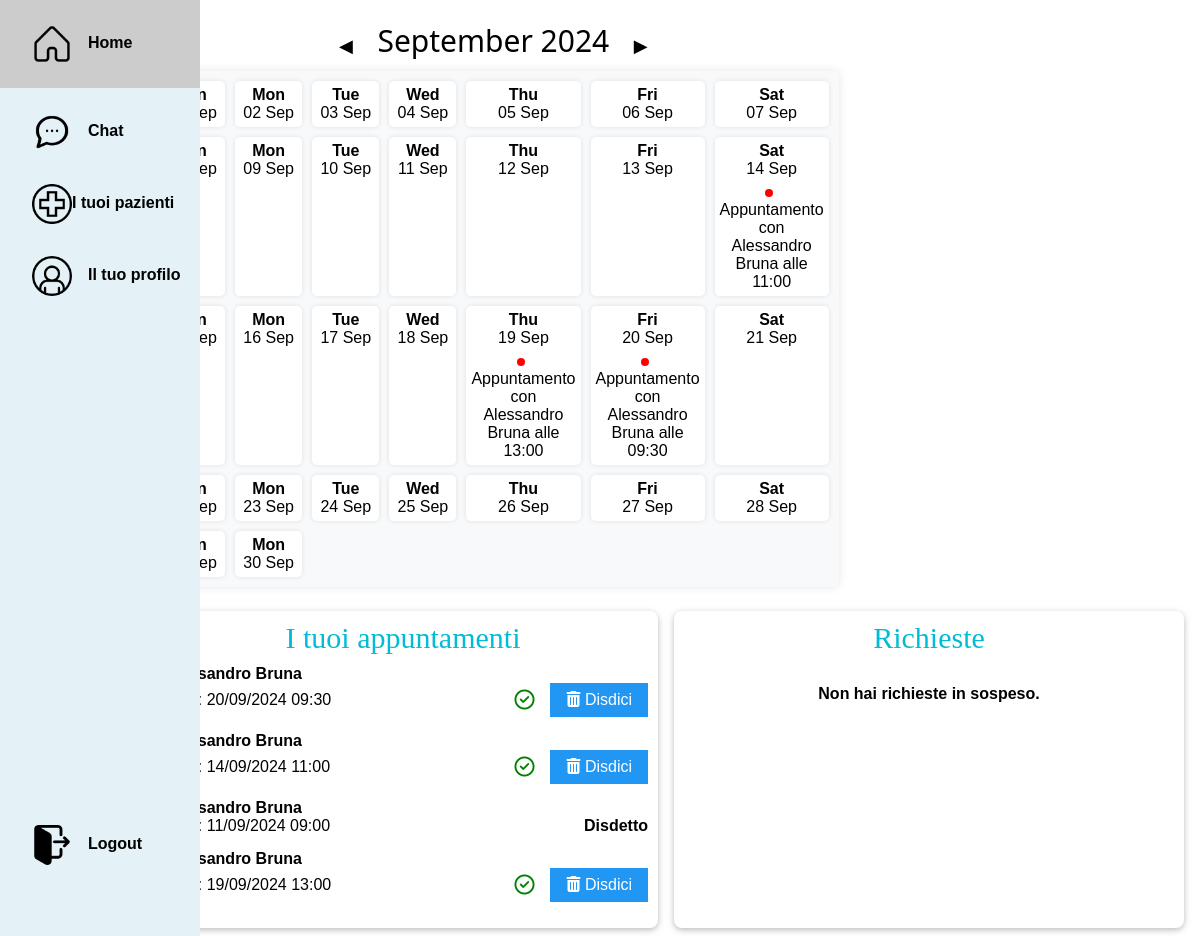
Page /home/ (signed in) on the committed database.
### myapp/models.py (models this page shows, shortened)
class Appuntamento(models.Model):
    Dottore = models.ForeignKey(Utente, related_name='dott_app', null=True, on_delete=models.CASCADE)
    Paziente = models.ForeignKey(Utente, related_name='paz_app', null=True, on_delete=models.CASCADE)
    stato=models.IntegerField(default=0)
    data_ora=models.DateTimeField()

class Utente(AbstractUser):
    cf = models.CharField(max_length=16, blank=True)
    nome = models.CharField(max_length=30, blank=True)
    cognome = models.CharField(max_length=30, blank=True)
    provincia = models.CharField(max_length=2, blank=True)
    telefono = models.CharField(max_length=10)
    email = models.EmailField(max_length=100, blank=True)
    genere = models.CharField(max_length=1, choices=[('M', 'Maschio'), ('F', 'Femmina')])
    data_nascita = models.DateField()
    foto_profilo = models.ImageField(upload_to='images/', default='images/default.jpg')
    tipo_utente = models.BooleanField(default=False)  # tipo = 1 => dottore, tipo = 0 => paziente
    objects = CustomUserManager()

### myapp/views.py (the view, shortened to what this page needs)
# urls.py: 2. Add a URL to urlpatterns:  path('', views.home, name='home')
@login_required(login_url='login/')
def home(request):
    context = graph_data(request, request.user.id)
    calendario_context = calendario(request)
    context.update(calendario_context)
    user = request.user
    context['user'] = user
    today = timezone.now()
    if user.tipo_utente:  # Se l'utente è un dottore
        cura = Cura.objects.filter(idDottore=user.id, statoRichiesta=2)
        pending = Utente.objects.filter(id__in=cura.values_list("idPaziente", flat=True))
        context['reqPending'] = [{'utente': utente, 'cura_id': cura_obj.id} for utente, cura_obj in zip(pending, cura)]
        appuntamenti = Appuntamento.objects.filter(Dottore=user.id, data_ora__gte=today).select_related('Paziente')
        pazienti = Utente.objects.filter(id__in=appuntamenti.values_list("Paziente_id", flat=True))
        appointments_by_patient = defaultdict(list)
        for appuntamento in appuntamenti:
            appointments_by_patient[appuntamento.Paziente_id].append(appuntamento)
        appointmentRequests = [{'utente': paziente, 'appuntamenti': appointments_by_patient[paziente.id]} for paziente in pazienti]
        context['appointmentRequests'] = appointmentRequests
    return render(request, 'home.html', context)

### myapp/views.py (called while the page is built)
@login_required(login_url='login/')
def graph_data(request, idUtente):
    if request.user.tipo_utente is True:
        pesi = Pesata.objects.filter(idPaziente=idUtente, idDottore=request.user).order_by('DataInserimentoPeso')
    else:
        pesi = Pesata.objects.filter(idPaziente=idUtente).order_by('DataInserimentoPeso')
    date_pesi = [peso.DataInserimentoPeso.strftime('%Y-%m-%d') for peso in pesi]
    valori_pesi = [peso.Peso for peso in pesi]
    context = {
        'date_pesi': json.dumps(date_pesi),
        'valori_pesi': json.dumps(valori_pesi),
    }
    return context

### myapp/templates/home.html (shortened to what this page needs)
{% extends 'base.html' %}
{% load static %}
{% load tailwind_filters %}
{% block content %}
<link rel="stylesheet" href="{% static 'css/appointment.css' %}">
<div class="flex-container w3-margin-left w3-margin-right">
   <div class="w3-center w3-round-large w3-white w3-twothird">
      <div style="text-align: center; margin-bottom: 10px;">
         <a href="?month={{ month_offset|add:" -1" }}"
            style="display: inline; text-decoration: none; color: black; font-size: 18px; margin-right: 20px;">&#9664;</a>
         <h2 style="display: inline; margin: 0;">{{ first_day_of_month|date:"F Y" }}</h2>
         <a href="?month={{ month_offset|add:" 1" }}"
            style="display: inline; text-decoration: none; color: black; font-size: 18px; margin-left: 20px;">&#9654;</a>
      </div>
      <div id="mini-calendar"
         style="display: grid; grid-template-columns: repeat(7, 1fr); gap: 10px; padding: 10px; background-color: #f8f9fa; border-radius: 5px; box-shadow: 0 0 10px rgba(0,0,0,0.1);">
         {% for day in days_range %}
         <div style="text-align: center; padding: 5px; background-color: #fff; border-radius: 5px; box-shadow: 0 0 5px rgba(0,0,0,0.1);">
            <strong>{{ day|date:"D" }}</strong><br>
            {{ day|date:"d M" }}
            <div>
               {% for app in appuntamenti_calendario %}
               {% if app.data_ora.date == day %}
               {% if user.tipo_utente is False %}
               <span class="dot"></span> Appuntamento con {{ app.Dottore.nome }} {{ app.Dottore.cognome }} alle
               {{ app.data_ora|date:"H:i" }}
               {% elif user.tipo_utente is True %}
               <div class="w3-text-black w3-strong" style=" margin-top: 5px;">
                  <span class="dot"></span> Appuntamento con {{ app.Paziente.nome }} {{ app.Paziente.cognome }} alle
               {{ app.data_ora|date:"H:i" }}
               </div>
               {% endif %}
               {% endif %}
               {% endfor %}
            </div>
         </div>
         {% endfor %}
      </div>
   </div>
</div>
<div class="flex-container w3-padding w3-margin-top">
   <div class="flex-item w3-half w3-card-2 w3-round-large w3-margin-right">
      <h2 class="w3-text-cyan w3-cursive w3-center">I tuoi appuntamenti</h2>
      {% if user.tipo_utente is True %}
      <div class="scrollable-container">
         {% for appointment in appointmentRequests %}
         <div class="appointment-item w3-margin-left w3-margin-bottom">
            {% for appuntamento in appointment.appuntamenti %}
            <div class="appointment-details">
               <strong>{{ appointment.utente.nome }} {{ appointment.utente.cognome }}</strong>
               <div class="appointment-entry">
                  <span class="appointment-info">
                     Data: {{ appuntamento.data_ora|date:"d/m/Y H:i" }}
                  </span>
                  {% if appuntamento.stato == 0 %}
                  <div class="button-container">
                     <a href="{% url 'accetta_appuntamento' appuntamento.id %}" class="w3-button w3-blue">Approva</a>
                     <a href="{% url 'rifiuta_appuntamento' appuntamento.id %}" class="w3-button w3-red">Rifiuta</a>
                  </div>
                  {% elif appuntamento.stato == 1 %}
                  <i class='far fa-check-circle' style='font-size:20px;color:green;' aria-hidden="true"></i>
                  {% with date=appuntamento.data_ora|date:"d/m/Y" time=appuntamento.data_ora|time:"H:i" %}
                  <a href="{% url 'elimina_appuntamento' appuntamento.id %}" class="w3-button w3-blue w3-margin-left"
                     onclick="return confirm('Sei sicuro di voler disdire l\'appuntamento con {{ appointment.utente.nome }} {{ appointment.utente.cognome }} il {{ date }} alle {{ time }}?');">
                     <i class="fas fa-trash-alt" aria-hidden="true"></i> Disdici
                  </a>
                  {% endwith %}
                  {% elif appuntamento.stato == -1 %}
                  <span class="status">Disdetto</span>
                  {% endif %}
               </div>
            </div>
            {% endfor %}
         </div>
         {%empty%}
         <p class="w3-center w3-text-black w3-margin-bottom"><strong>Non hai ancora appuntamenti.</strong></p>
         {% endfor %}
      </div>
      {% endif %}
   </div>
   <div class="flex-item w3-half w3-white w3-card-2 w3-round-large">
      <h2 class="w3-text-cyan w3-cursive w3-center">Richieste</h2>
      <ul class="w3-ul w3-padding-small">
         {% if reqPending %}
         {% for req in reqPending %}
         <li class="w3-padding-16">
            <strong>{{ req.utente.nome }} {{ req.utente.cognome }}</strong>
            <br>Email: {{ req.utente.email }}
            <br>Telefono: {{ req.utente.telefono }}
            <br>
            <a href="{% url 'accetta_richiesta' req.cura_id %}" class="w3-button w3-blue w3-margin-top">Approva</a>
            <a href="{% url 'rifiuta_richiesta' req.cura_id %}" class="w3-button w3-red w3-margin-top">Rifiuta</a>
         </li>
         {% endfor %}
         {% else %}
         <p class="w3-center w3-text-black w3-margin-bottom"><strong>Non hai richieste in sospeso.</strong></p>
         {% endif %}
      </ul>
   </div>
</div>
{% endblock %}

### static/css/styles.css (style rules this page uses)
html { box-sizing: border-box }
*, *:before, *:after { box-sizing: inherit }
html { -ms-text-size-adjust: 100%; -webkit-text-size-adjust: 100% }
a { background-color: transparent }
b, strong { font-weight: bolder }
html, body { font-family: Arial, sans-serif; margin: 0; padding: 0; display: flex; margin: 0; height: 100%; width: 100%; }
html { overflow-x: hidden }
h2 { font-size: 30px }
.w3-cursive { font-family: cursive }
h1, h2, h3, h4, h5, h6 { font-family: "Segoe UI", Arial, sans-serif; font-weight: 400; margin: 10px 0 }
a { color: inherit }
.w3-btn, .w3-button { border: none; display: inline-block; padding: 8px 16px; vertical-align: middle; overflow: hidden; text-decoration: none; color: inherit; background-color: inherit; text-align: center; cursor: pointer; white-space: nowrap }
.w3-btn, .w3-button { -webkit-touch-callout: none; -webkit-user-select: none; -khtml-user-select: none; -moz-user-select: none; -ms-user-select: none; user-select: none }
.w3-ul { list-style-type: none; padding: 0; margin: 0 }
.w3-col, .w3-half, .w3-third, .w3-twothird, .w3-threequarter, .w3-quarter { float: left; width: 100% }
@media (min-width:601px) { .w3-col.m6, .w3-half { width: 49.99999% } }
@media (min-width:601px) { .w3-col.m8, .w3-twothird { width: 66.66666% } }
.w3-round-large { border-radius: 8px }
.w3-card, .w3-card-2 { box-shadow: 0 2px 5px 0 rgba(0, 0, 0, 0.16), 0 2px 10px 0 rgba(0, 0, 0, 0.12) }
.w3-center { text-align: center !important }
.w3-margin-top { margin-top: 16px !important }
.w3-margin-bottom { margin-bottom: 16px !important }
.w3-margin-left { margin-left: 16px !important }
.w3-margin-right { margin-right: 16px !important }
.w3-padding-small { padding: 4px 8px !important }
.w3-padding { padding: 8px 16px !important; padding-top:0; }
.w3-blue, .w3-hover-blue:hover { color: #fff !important; background-color: #2196F3 !important }
.w3-white, .w3-hover-white:hover { color: #000 !important; background-color: #fff !important }
.w3-text-cyan, .w3-hover-text-cyan:hover { color: #00bcd4 !important }
.w3-text-black, .w3-hover-text-black:hover { color: #000 !important }
.flex-container { display: flex; justify-content: space-between; }
.scrollable-container { max-height: 300px; overflow-y: auto; padding-right: 10px; }

### static/css/appointment.css (style rules this page uses)
.scrollable-container { max-height: 300px; overflow-y: auto; padding-right: 10px; }
.appointment-item { border-bottom: none; margin-bottom: 0px; }
.scrollable-container { padding-right: 10px; max-height: 300px; overflow-y: auto; }
.appointment-entry { display: flex; align-items: center; justify-content: space-between; border-bottom: none; }
.appointment-info { flex: 1; }
.status { margin-left: 10px; font-weight: bold; }
.appointment-details { padding-bottom: 10px; margin-bottom: 5px; }

### myapp/templates/home.html (style rules this page uses)
.dot { height: 8px; width: 8px; background-color: red; border-radius: 50%; display: inline-block; margin-right: 5px; }

### rows in the picture
Appuntamento: Paziente.nome "Alessandro", Paziente.cognome "Bruna", data_ora "11:00", data_ora "14/09/2024 11:00"
Appuntamento: Paziente.nome "Alessandro", Paziente.cognome "Bruna", data_ora "13:00", data_ora "19/09/2024 13:00"
Appuntamento: Paziente.nome "Alessandro", Paziente.cognome "Bruna", data_ora "09:30", data_ora "20/09/2024 09:30"
Utente: utente.nome "Alessandro", utente.cognome "Bruna"
Appuntamento: data_ora "11/09/2024 09:00", stato "Disdetto"

### other values in the picture
{{ first_day_of_month|date:"F Y" }} "September 2024"
{{ day|date:"D" }} "Mon" "Tue" "Wed" "Thu" "Fri" "Sat" "Mon" "Tue" "Wed" "Thu" "Fri" "Sat" "Mon" "Tue" "Wed" "Thu" "Fri" "Sat" "Mon" "Tue" "Wed" "Thu" "Fri" "Sat" "Mon"
{{ day|date:"d M" }} "02 Sep" "03 Sep" "04 Sep" "05 Sep" "06 Sep" "07 Sep" "09 Sep" "10 Sep" "11 Sep" "12 Sep" "13 Sep" "14 Sep" "16 Sep" "17 Sep" "18 Sep" "19 Sep" "20 Sep" "21 Sep" "23 Sep" "24 Sep" "25 Sep" "26 Sep" "27 Sep" "28 Sep" "30 Sep"
